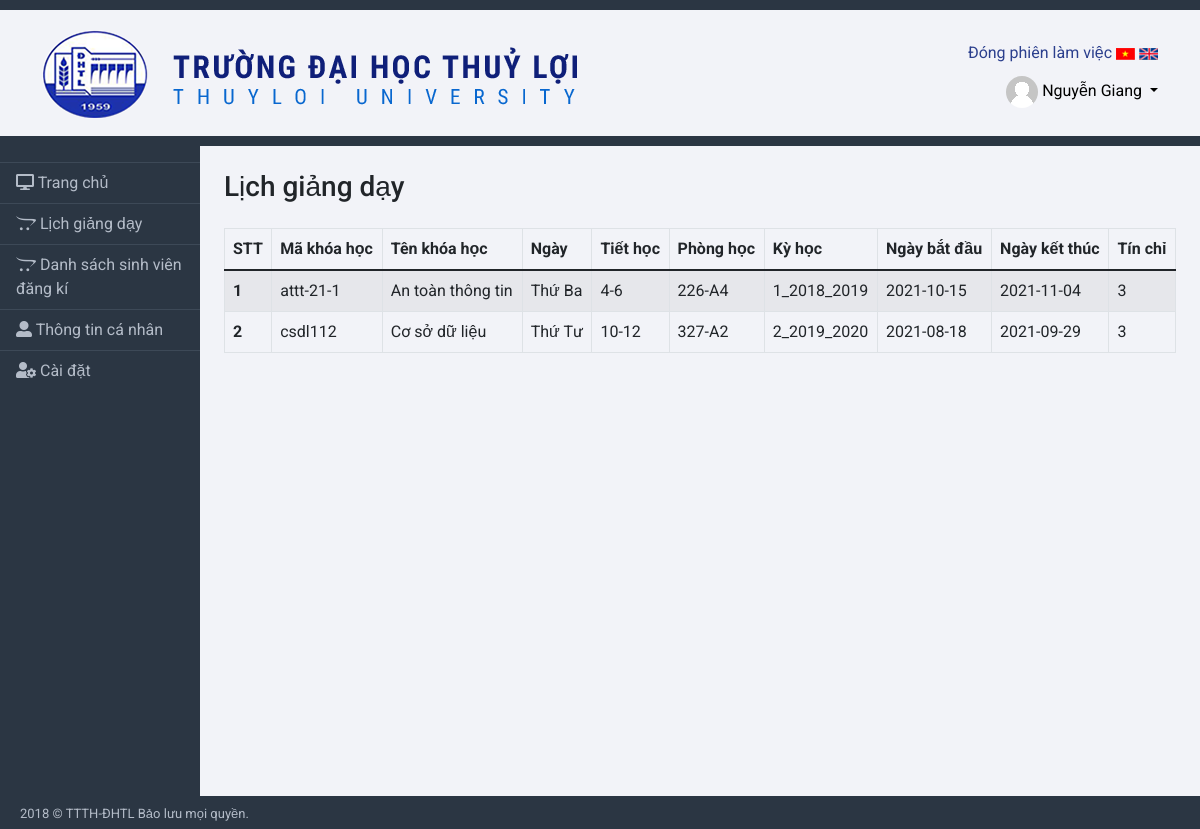
Before: /teacher_schedule.php (signed in) with the older database file.
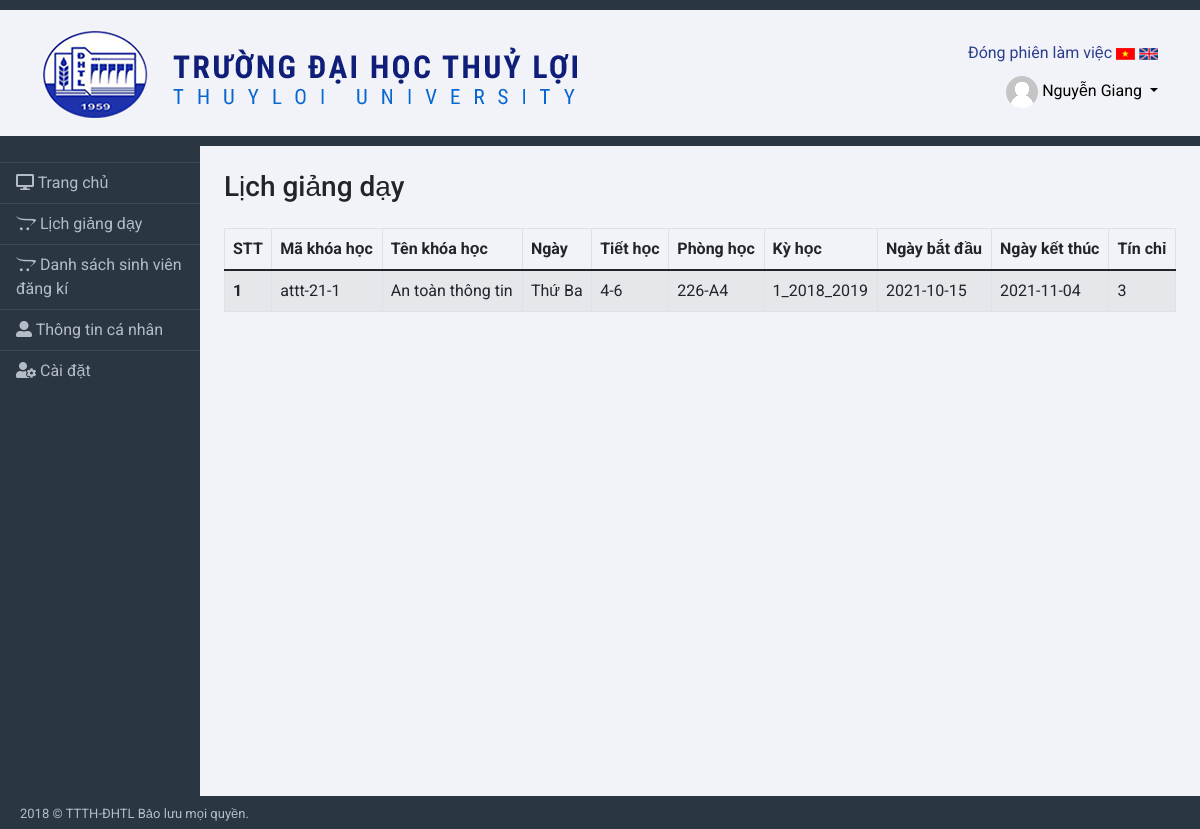
After: the same page with the newer database file.
### tables this page shows
CREATE TABLE `tbl_assign` (
  `id_assign` int(11) NOT NULL,
  `id_course` int(11) NOT NULL,
  `id_user` int(11) NOT NULL
);

CREATE TABLE `tb_course` (
  `id_course` int(11) NOT NULL,
  `code_course` varchar(50) NOT NULL,
  `name_course` varchar(50) NOT NULL,
  `days` varchar(20) NOT NULL,
  `lesson` varchar(10) NOT NULL,
  `id_room` int(11) NOT NULL,
  `id_semester` int(11) NOT NULL,
  `startdate` date NOT NULL,
  `enddate` date NOT NULL,
  `credit` int(11) NOT NULL,
  `status` int(11) NOT NULL DEFAULT 0,
  `amount` int(11) NOT NULL
);

CREATE TABLE `tbl_room` (
  `id_room` int(11) NOT NULL,
  `name_room` varchar(50) NOT NULL
);

CREATE TABLE `tbl_semester` (
  `id_semester` int(11) NOT NULL,
  `name_semester` varchar(50) NOT NULL
);

### teacher_schedule.php (the view)
<?php
include('./bridge/menu.php');
?>
<div class="row">
    <div class="col-12">
        <h3>Lịch giảng dạy</h3>
        <div class="table-responsive table-responsive-md">
            <form method="POST">
                <table class="table table-striped table-hover table-bordered mt-3">
                    <thead>
                        <tr>
                            <th scope="col">STT</th>
                            <th scope="col">Mã khóa học</th>
                            <th scope="col">Tên khóa học</th>
                            <th scope="col">Ngày</th>
                            <th scope="col">Tiết học</th>
                            <th scope="col">Phòng học</th>
                            <th scope="col">Kỳ học</th>
                            <th scope="col">Ngày bắt đầu</th>
                            <th scope="col">Ngày kết thúc</th>
                            <th scope="col">Tín chỉ</th>
                        </tr>
                    </thead>
                    <tbody>
                        <?php
                        $id_user = $_SESSION['id_user'];
                        $sql = "
                        SELECT id_assign,code_course,name_course,days,lesson,startdate,enddate,name_room,name_semester,credit
                        FROM tb_users,tb_course,tbl_assign,tbl_room,tbl_semester
                        where tbl_assign.id_course=tb_course.id_course and tbl_assign.id_user = tb_users.id_user and tb_course.id_room = tbl_room.id_room and tb_course.id_semester = tbl_semester.id_semester and tbl_assign.id_user=$id_user";
                        $result = mysqli_query($conn, $sql);
                        if (mysqli_num_rows($result) > 0) {
                            $i = 1;
                            while ($row = mysqli_fetch_assoc($result)) {
                        ?>
                                <tr>
                                    <th scope="row"><?php echo $i; ?> </th>
                                    <td><?php echo $row['code_course']; ?> </td>
                                    <td><?php echo $row['name_course']; ?> </td>
                                    <td><?php echo $row['days']; ?> </td>
                                    <td><?php echo $row['lesson']; ?> </td>
                                    <td><?php echo $row['name_room']; ?> </td>
                                    <td><?php echo $row['name_semester']; ?> </td>
                                    <td><?php echo $row['startdate']; ?> </td>
                                    <td><?php echo $row['enddate']; ?> </td>
                                    <td><?php echo $row['credit']; ?> </td>
                                </tr>
                        <?php
                                $i++;
                            }
                        }
                        ?>
                    </tbody>
                </table>
            </form>
        </div>
    </div>
</div>
<?php
include('./bridge/footer.php')
?>

### bridge/menu.php (shortened to what this page needs)
<!DOCTYPE html>
<html lang="en">
<head>
    <link href="https://cdn.jsdelivr.net/npm/bootstrap@5.1.1/dist/css/bootstrap.min.css" rel="stylesheet">
    <link rel="stylesheet" href="https://cdnjs.cloudflare.com/ajax/libs/font-awesome/6.0.0-beta2/css/all.min.css">
    <link rel="stylesheet" href="./fontawesome-free-5.15.4-web/css/all.min.css">
    <link rel="stylesheet" href="css/main.css">
</head>
<body>
    <div class="wrapper">
        <div class="header">
            <div class="container">
                <header class="row justify-content-start">
                    <a href="index.php" class="col-6"><img src="image/logo_TL.png" class="img-fluid "></a>
                    <div class="header-right col-6 text-end header-meta">
                        <div class="logout">
                            <a href="logout.php" style="color:#2b3f8d;">Đóng phiên làm việc</a>
                            <img src="image/vi.jpg" alt="">
                            <img src="image/en.jpg" alt="">
                        </div>
                        <div class="account dropdown">
                            <a href="#" class="dropdown-toggle" data-bs-toggle="dropdown">
                                <img src="./image/no-profile-photo-small.png" alt="" class="img-circle img-fluid ">
                                <span><?= $_SESSION['user'] ?></span>
                            </a>
                        </div>
                    </div>
                </header>
            </div>
        </div>
        <div class="container-fluid">
            <div class="row">
                <nav id="sidebarMenu" class="col-md-3 col-lg-2 d-md-block sidebar collapse bg-navbar" style="padding: 0;">
                    <div class="position-sticky pt-3 sidebar-left">
                        <ul class="nav flex-column">
                            <li class="bg-hover nav-item ">
                                <a class="nav-link active" aria-current="page" href="index.php">
                                    <i class="fas fa-desktop"></i>
                                    Trang chủ
                                </a>
                            </li>
                            <?php
                            if ($_SESSION['role'] == 2) {
                            ?>
                                <li class="nav-item">
                                    <a class="nav-link" href="teacher_schedule.php">
                                        <i class="fab fa-opencart"></i>
                                        Lịch giảng dạy
                                    </a>
                                </li>
                                <li class="nav-item">
                                    <a class="nav-link " href="list_student.php">
                                        <i class="fab fa-opencart"></i>
                                        Danh sách sinh viên đăng kí
                                    </a>
                                </li>
                            <?php
                            }
                            ?>
                            <li class="nav-item">
                                <a class="nav-link" href="information.php">
                                    <i class="fas fa-user-alt"></i>
                                    Thông tin cá nhân
                                </a>
                            </li>
                            <li class="nav-item">
                                <a class="nav-link" href="#">
                                    <i class="fas fa-user-cog"></i>
                                    Cài đặt
                                </a>
                            </li>
                        </ul>
                    </div>
                </nav>
                <main class="col-md-9 ms-sm-auto col-lg-10 px-md-4 bg-content-right">
                    <div class=" mt-4 mb-4 ">

### bridge/footer.php (shortened to what this page needs)
</main>
</div>
</div>
</div>
<div class="page-footer" style="background-color: #2b3643;color: #b4bcc8; padding: 8px 20px 5px;font-size: 13px;height: 33px;">
    2018 © TTTH-ĐHTL Bảo lưu mọi quyền.
</div>
</body>
</html>

### css/main.css (style rules this page uses)
* { padding: 0; margin: 0; border: none; font-family: "Roboto", sans-serif; }
a { color: black; }
.header { background-color: #f2f3f8; border-bottom: 1px solid #b2b2b2; padding: 20px 0 17px 0; border-top: 10px solid #2b3643; border-bottom: 10px solid #2b3643; }
.bg-navbar { background-color: #2b3643; }
.nav-link { border-top: 1px solid #3d4957; color: #b4bcc8; }
.img-circle { border-radius: 50%; }
.logout { padding-top: 2%; }
.account { padding-top: 2%; }
a { text-decoration: none; }
.sidebar-left { min-height: 650px; }
.bg-content-right { background-color: #f2f3f8; }

Changed rows visible on the page:
no longer on this page (row edited): tbl_assign: id_course.code_course "csdl112", id_course.name_course "Cơ sở dữ liệu", id_course.days "Thứ Tư", id_course.lesson "10-12", tbl_room.name_room "327-A2", tbl_semester.name_semester "2_2019_2020", id_course.startdate "2021-08-18", id_course.enddate "2021-09-29", id_course.credit "3"
